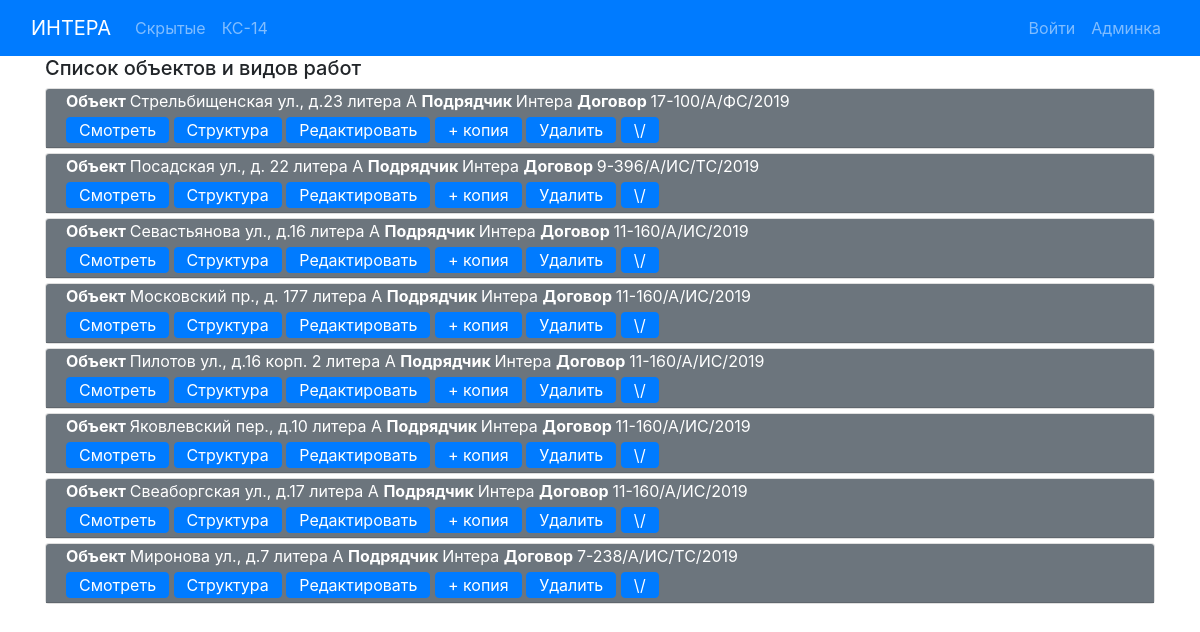
Page /ks14base/ on the committed database.
### ks14base/models.py (models this page shows, shortened)
class ObjectCommon (models.Model):
    address = models.CharField(max_length = 100, verbose_name = 'Адрес')
    district_prepositional = models.CharField(max_length = 30, verbose_name = 'Район (предл падеж)')
    district_genitive = models.CharField(max_length = 30, verbose_name = 'Район (род падеж)')
    contract_number = models.CharField(max_length=40, verbose_name = '№ Контракта')
    contract_date = models.CharField(max_length=20, verbose_name= 'Дата контракта')
    contractor = models.CharField(max_length=20, verbose_name='Подрядчик без кавычек')
    contractor_address = models.CharField(max_length = 100, verbose_name='Адрес подрядчика')
    contractor_OKPO = models.CharField(max_length=8, verbose_name='ОКПО подрядчика')
    contractor_delegate = models.CharField(max_length = 20, verbose_name= 'Предст. подр.')
    contractor_delegate_genitive = models.CharField(max_length=50, verbose_name='Предст. подр.(род падеж)')
    UK_full = models.CharField(max_length=120, verbose_name='УК полное')
    UK_delegate = models.CharField(max_length = 20, verbose_name= 'Предст. УК')
    UK_delegate_genitive = models.CharField(max_length=50, verbose_name='Предст. УК (род падеж)')
    UK_position_genitive = models.CharField(max_length=100, verbose_name='Должность Предст. УК (род падеж)')
    UK_decree_genitive = models.CharField(max_length=100, verbose_name='Основание УК (род падеж)')
    supervisor_OSK_number = models.CharField(max_length=2, verbose_name='инженера ОСК№')
    supervisor_delegate = models.CharField(max_length = 20, verbose_name= 'Технадзор')
    supervisor_delegate_genitive = models.CharField(max_length=50, verbose_name='Технадзор (род падеж)')
    supervisor_decree_genitive = models.CharField(max_length=40, verbose_name = 'Основание заказчика (род падеж')
    supervisor_decree_dative = models.CharField(max_length=40, verbose_name = 'Основание заказчика (дательн падеж')
    administration_order = models.CharField(max_length=100, verbose_name = 'по распоряжению администр.',
                                            blank = True)
    owner_delegate_position = models.CharField(max_length=150, verbose_name='Должность предст. собственника',
                                               blank=True)
    owner_delegate = models.CharField(max_length=30, verbose_name= 'Представитель Собственника', blank = True)
    owner_delegate_genitive = models.CharField(max_length = 30, verbose_name='Предст. Собственника (род падеж)',
                                               blank=True)
    owner_delegate_decree = models.CharField(max_length=100, verbose_name='Основание предст. собств.', blank = True)
    owner_delegate_decree_genitive = models.CharField(max_length=100, verbose_name='Основание предст. собств. (род. падеж)',
                                                      blank=True)
    administration_delegate_position = models.CharField(max_length = 150, verbose_name= 'Должн. предст. адм.')
    administration_delegate_decree = models.CharField(max_length = 50, verbose_name= 'Основание предст. адм.')
    administration_delegate = models.CharField(max_length = 20, verbose_name= 'Предст. Адм.')
    acts = models.ManyToManyField('ActSpecific', blank=True, related_name='object_common')
    class Meta:
        verbose_name = 'Информация объекта '
        verbose_name_plural = 'Информация объекта '
    def get_edit_url(self):
        return reverse('ks14_object_edit_url', kwargs={'pk': self.pk})

### ks14base/views.py (the view)
# urls.py: path('', ks14_list, name='ks14_list_url'),
def ks14_list(request):
    objs = ObjectCommon.objects.order_by("-id")
    return render(request, 'ks14base/ks14list.html',
                  context={'objects': objs})

### ks14base/templates/ks14base/ks14list.html (shortened to what this page needs)
{% extends 'base.html' %}
{% block mycontent %}
    <div class="container">
        <h5>Список объектов и видов работ</h5>
    </div>
    <div class="container">
    {% for obj in objects %}
        <div class="card my-1">
            <div class="card-header text-white bg-secondary py-0 ">
                <p class="my-0"><b>Объект </b> {{ obj.address }} <b>Подрядчик </b> {{ obj.contractor }} <b>Договор </b> {{ obj.contract_number }}</p>
                    <a href="{% url 'ks14_object_detail_url' obj.pk %}" class="btn btn-primary my-1 py-0">Смотреть</a>
                    <a href="{% url 'ks14_object_edit_structure_url' obj.pk %}" class="btn btn-primary my-1 py-0">Структура</a>
                    <a href="{{ obj.get_edit_url }}" class="btn btn-primary  my-1 py-0">Редактировать</a>
                    <a href="{% url 'ks14_copy_url' obj.pk %}" class="btn btn-primary  my-1 py-0">+ копия</a>
                    <a href="{% url 'ks14_delete_url' obj.pk %}" class="btn btn-primary  my-1 py-0">Удалить</a>
                <a class="btn btn-primary my-1 py-0" data-toggle="collapse" href="#collapseExample{{ obj.pk }}" role="button" aria-expanded="false" aria-controls="collapseExample{{ obj.pk }}">
                   \/
                </a>
            </div>
        </div>
    {% endfor %}
    </div>
{% endblock %}

### rows in the picture
ObjectCommon: address "Стрельбищенская ул., д.23 литера А", contractor "Интера", contract_number "17-100/А/ФС/2019"
ObjectCommon: address "Посадская ул., д. 22 литера А", contractor "Интера", contract_number "9-396/А/ИС/ТС/2019"
ObjectCommon: address "Севастьянова ул., д.16 литера А", contractor "Интера", contract_number "11-160/А/ИС/2019"
ObjectCommon: address "Московский пр., д. 177 литера А", contractor "Интера", contract_number "11-160/А/ИС/2019"
ObjectCommon: address "Пилотов ул., д.16 корп. 2 литера А", contractor "Интера", contract_number "11-160/А/ИС/2019"
ObjectCommon: address "Яковлевский пер., д.10 литера А", contractor "Интера", contract_number "11-160/А/ИС/2019"
ObjectCommon: address "Свеаборгская ул., д.17 литера А", contractor "Интера", contract_number "11-160/А/ИС/2019"
ObjectCommon: address "Миронова ул., д.7 литера А", contractor "Интера", contract_number "7-238/А/ИС/ТС/2019"
